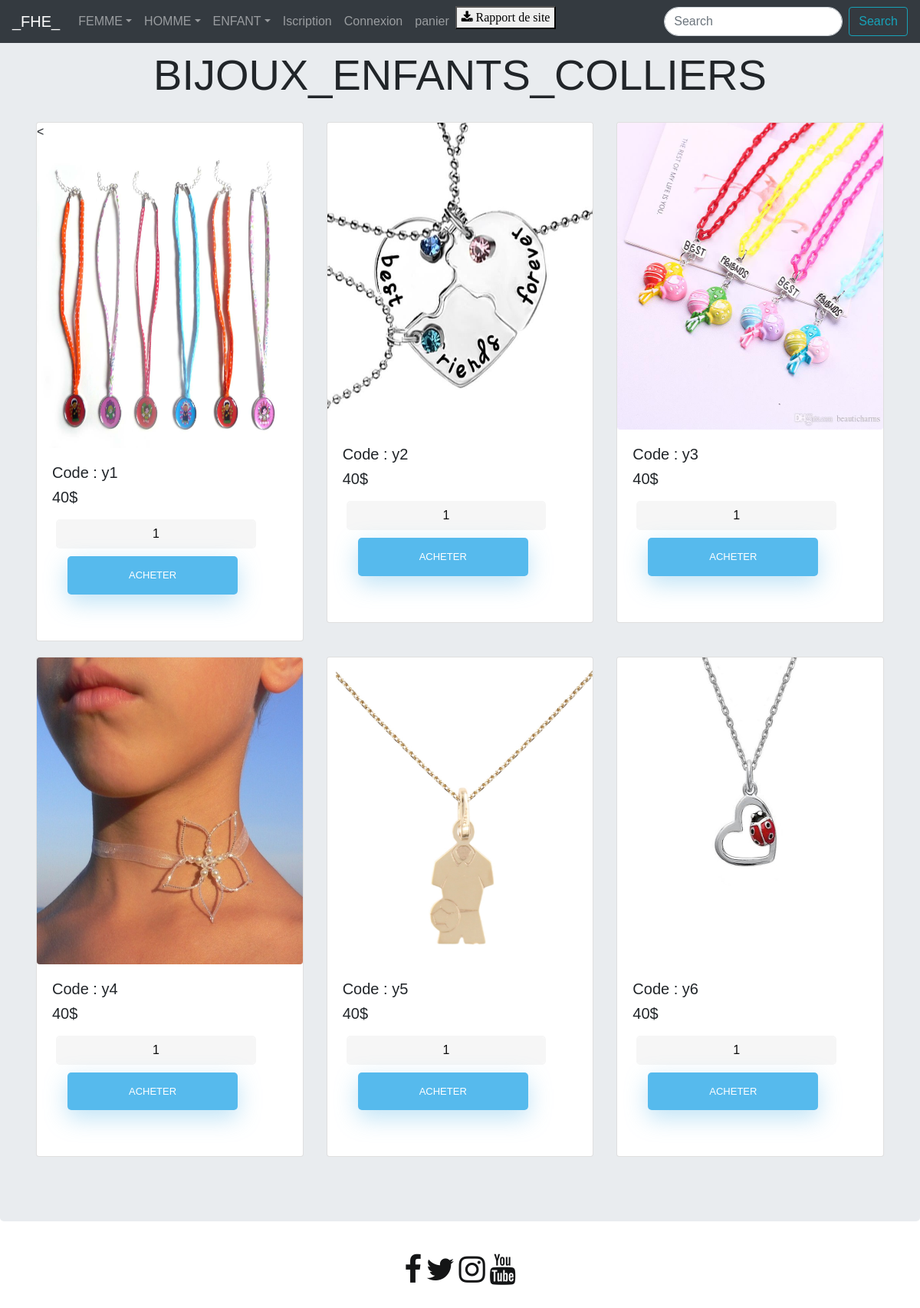
Page /colliersE.php on the committed database.
### tables this page shows
CREATE TABLE `product` (
  `id` int(11) NOT NULL,
  `pname` varchar(255) DEFAULT NULL,
  `image` varchar(255) DEFAULT NULL,
  `price` double DEFAULT NULL
);

### colliersE.php (the view, shortened to what this page needs)
<!doctype html>
<html lang="en">
<head>
    <link rel="stylesheet" href="https://stackpath.bootstrapcdn.com/bootstrap/4.3.1/css/bootstrap.min.css"
>
    <link rel="stylesheet" href="https://cdnjs.cloudflare.com/ajax/libs/font-awesome/4.7.0/css/font-awesome.min.css">
    <link rel="stylesheet" type="text/css" href="ACCUEIL.css">
</head>
<body>
    <div class="jumbotron">
        <div class="container-fluid padding">
            <div class="row welcome text-center">
                <div class="col-12 ">
                    <h1 class="display-4">BIJOUX_ENFANTS_COLLIERS</h1>
                </div>
            </div>
        </div>
        <div class="container-fluid padding">
            <div class="row">
                <div class="col-md-4 col-xs-4 col-sm-3 col-md-2">
                    <div class="card">
                        < <?php
          $conn = mysqli_connect("localhost","id13014500_root","chaimaelmejgari","id13014500_ex_db");
          $query = "SELECT * FROM product where id=72";
            $result = mysqli_query($conn,$query);
            if(mysqli_num_rows($result) > 0) {
                while ($row = mysqli_fetch_array($result)) { ?>
                        <form method="post" action="cart.php?action=add&id=<?php echo $row["id"]; ?>">
                                 <img src="<?php echo $row["image"]; ?>" class="card-img-top rounded mx-auto d-block">
                                <div class="card-body">
                                <h5 class="card-text"><?php echo $row["pname"]; ?></h5>
                                <h5 class="card-title"><?php echo $row["price"]; ?>$</h5>
                                <input type="text" name="quantity" class="form-control" value="1">
                                <input class="btn btn-outline-secondary" type="submit" name="add"
                                       value="acheter">
                                       </div>
                        </form>
                    <?php
                }
            }
        ?>
                    </div>
                </div>
                <div class="col-md-4 col-xs-4 col-sm-3 col-md-2">
                    <div class="card">
                         <?php
          $conn = mysqli_connect("localhost","id13014500_root","chaimaelmejgari","id13014500_ex_db");
          $query = "SELECT * FROM product where id=73";
            $result = mysqli_query($conn,$query);
            if(mysqli_num_rows($result) > 0) {
                while ($row = mysqli_fetch_array($result)) { ?>
                        <form method="post" action="cart.php?action=add&id=<?php echo $row["id"]; ?>">
                                 <img src="<?php echo $row["image"]; ?>" class="card-img-top rounded mx-auto d-block">
                                <div class="card-body">
                                <h5 class="card-text"><?php echo $row["pname"]; ?></h5>
                                <h5 class="card-title"><?php echo $row["price"]; ?>$</h5>
                                <input type="text" name="quantity" class="form-control" value="1">
                                <input class="btn btn-outline-secondary" type="submit" name="add"
                                       value="acheter">
                                       </div>
                        </form>
                    <?php
                }
            }
        ?>
                    </div>
                </div>
                <div class="col-md-4 col-xs-4 col-sm-3 col-md-2 ">
                    <div class="card">
                         <?php
          $conn = mysqli_connect("localhost","id13014500_root","chaimaelmejgari","id13014500_ex_db");
          $query = "SELECT * FROM product where id=74";
            $result = mysqli_query($conn,$query);
            if(mysqli_num_rows($result) > 0) {
                while ($row = mysqli_fetch_array($result)) { ?>
                        <form method="post" action="cart.php?action=add&id=<?php echo $row["id"]; ?>">
                                 <img src="<?php echo $row["image"]; ?>" class="card-img-top rounded mx-auto d-block">
                                <div class="card-body">
                                <h5 class="card-text"><?php echo $row["pname"]; ?></h5>
                                <h5 class="card-title"><?php echo $row["price"]; ?>$</h5>
                                <input type="text" name="quantity" class="form-control" value="1">
                                <input class="btn btn-outline-secondary" type="submit" name="add"
                                       value="acheter">
                                       </div>
                        </form>
                    <?php
                }
            }
        ?>
                    </div>
                </div>
            </div>
        </div>
        <div class="container-fluid padding">
            <div class="row">
                <div class="col-md-4 col-xs-4 col-sm-3 col-md-2">
                    <div class="card">
                         <?php
          $conn = mysqli_connect("localhost","id13014500_root","chaimaelmejgari","id13014500_ex_db");
          $query = "SELECT * FROM product where id=75";
            $result = mysqli_query($conn,$query);
            if(mysqli_num_rows($result) > 0) {
                while ($row = mysqli_fetch_array($result)) { ?>
                        <form method="post" action="cart.php?action=add&id=<?php echo $row["id"]; ?>">
                                 <img src="<?php echo $row["image"]; ?>" class="card-img-top rounded mx-auto d-block">
                                <div class="card-body">
                                <h5 class="card-text"><?php echo $row["pname"]; ?></h5>
                                <h5 class="card-title"><?php echo $row["price"]; ?>$</h5>
                                <input type="text" name="quantity" class="form-control" value="1">
                                <input class="btn btn-outline-secondary" type="submit" name="add"
                                       value="acheter">
                                       </div>
                        </form>
                    <?php
                }
            }
        ?>
                    </div>
                </div>
                <div class="col-md-4 col-xs-4 col-sm-3 col-md-2">
                    <div class="card">
                        <?php
          $conn = mysqli_connect("localhost","id13014500_root","chaimaelmejgari","id13014500_ex_db");
          $query = "SELECT * FROM product where id=76";
            $result = mysqli_query($conn,$query);
            if(mysqli_num_rows($result) > 0) {
                while ($row = mysqli_fetch_array($result)) { ?>
                        <form method="post" action="cart.php?action=add&id=<?php echo $row["id"]; ?>">
                                 <img src="<?php echo $row["image"]; ?>" class="card-img-top rounded mx-auto d-block">
                                <div class="card-body">
                                <h5 class="card-text"><?php echo $row["pname"]; ?></h5>
                                <h5 class="card-title"><?php echo $row["price"]; ?>$</h5>
                                <input type="text" name="quantity" class="form-control" value="1">
                                <input class="btn btn-outline-secondary" type="submit" name="add"
                                       value="acheter">
                                       </div>
                        </form>
                    <?php
                }
            }
        ?>
                    </div>
                </div>
                <div class="col-md-4 col-xs-4 col-sm-3 col-md-2 ">
                    <div class="card">
                        <?php
          $conn = mysqli_connect("localhost","id13014500_root","chaimaelmejgari","id13014500_ex_db");
          $query = "SELECT * FROM product where id=77";
            $result = mysqli_query($conn,$query);
            if(mysqli_num_rows($result) > 0) {
                while ($row = mysqli_fetch_array($result)) { ?>
                        <form method="post" action="cart.php?action=add&id=<?php echo $row["id"]; ?>">
                                 <img src="<?php echo $row["image"]; ?>" class="card-img-top rounded mx-auto d-block">
                                <div class="card-body">
                                <h5 class="card-text"><?php echo $row["pname"]; ?></h5>
                                <h5 class="card-title"><?php echo $row["price"]; ?>$</h5>
                                <input type="text" name="quantity" class="form-control" value="1">
                                <input class="btn btn-outline-secondary" type="submit" name="add"
                                       value="acheter">
                                       </div>
                        </form>
                    <?php
                }
            }
        ?>
                    </div>
                </div>
            </div>
        </div>
    </div>
<?php
    include("menu/menu.php")
    ?>
</body>
</html>

### ACCUEIL.css (style rules this page uses)
[class*="col"] { margin-bottom: 20px; }
img { width: 100%; height: 400px; }
html { background-color: #ffffff; }
body { font-family: "Poppins", sans-serif; height: 100vh; }
input[type=button], input[type=submit], input[type=reset] { background-color: #56baed; border: none; color: white; padding: 15px 80px; text-align: center; text-decoration: none; display: inline-block; text-transform: uppercase; font-size: 13px; -webkit-box-shadow: 0 10px 30px 0 rgba(95,186,233,0.4); box-shadow: 0 10px 30px 0 rgba(95,186,233,0.4); -webkit-border-radius: 5px 5px 5px 5px; border-radius: 5px 5px 5px 5px; margin: 5px 20px 40px 20px; -webkit-transition: all 0.3s ease-in-out; -moz-transition: all 0.3s ease-in-out; -ms-transition: all 0.3s ease-in-out; -o-transition: all 0.3s ease-in-out; transition: all 0.3s ease-in-out; }
input[type=text] { background-color: #f6f6f6; border: none; color: #0d0d0d; padding: 15px 32px; text-align: center; text-decoration: none; display: inline-block; font-size: 16px; margin: 5px; width: 85%; border: 2px solid #f6f6f6; -webkit-transition: all 0.5s ease-in-out; -moz-transition: all 0.5s ease-in-out; -ms-transition: all 0.5s ease-in-out; -o-transition: all 0.5s ease-in-out; transition: all 0.5s ease-in-out; -webkit-border-radius: 5px 5px 5px 5px; border-radius: 5px 5px 5px 5px; }
input[type=text]:placeholder { color: #cccccc; }
.form-control { border-radius:1.5rem; }

### rows in the picture
product: image (picture), pname "Code : y1", price "40"
product: image (picture), pname "Code : y2", price "40"
product: image (picture), pname "Code : y3", price "40"
product: image (picture), pname "Code : y4", price "40"
product: image (picture), pname "Code : y5", price "40"
product: image (picture), pname "Code : y6", price "40"
